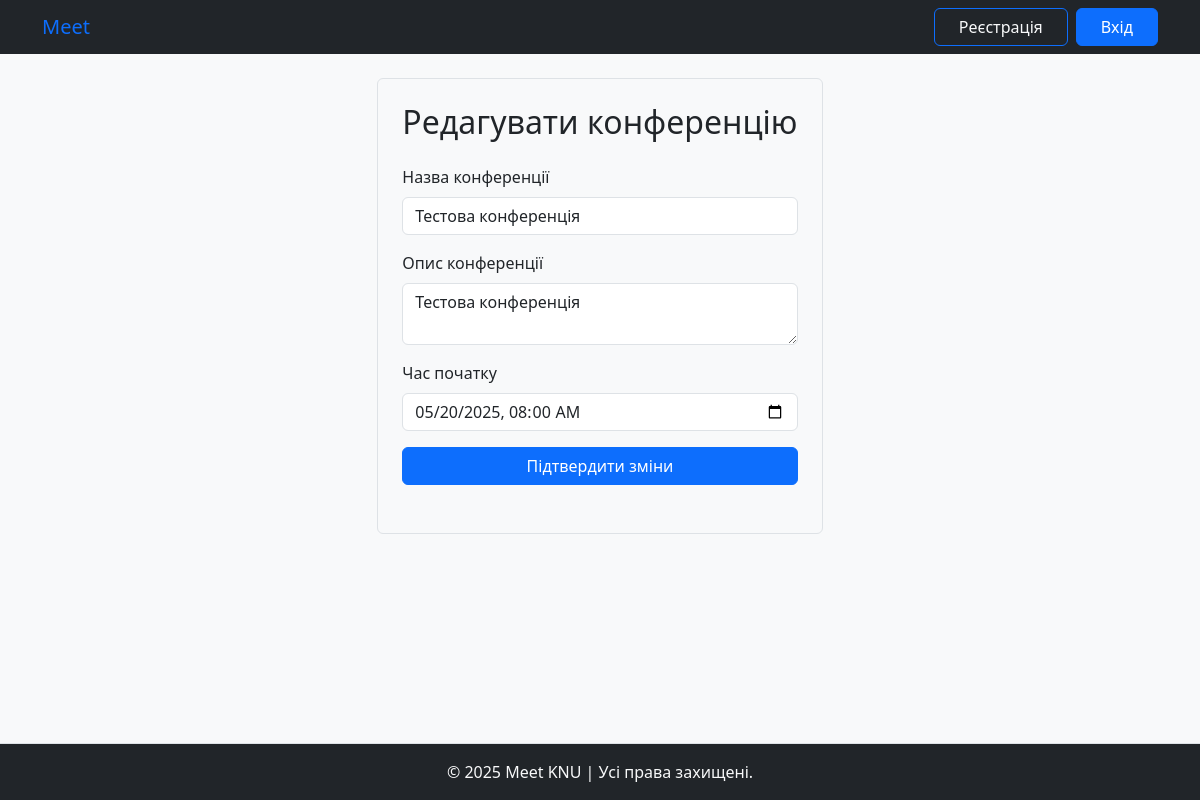
The app's page /conference/edit/f42472a6-6dc6-403a-95f7-03b3152ee3a7/, older data.
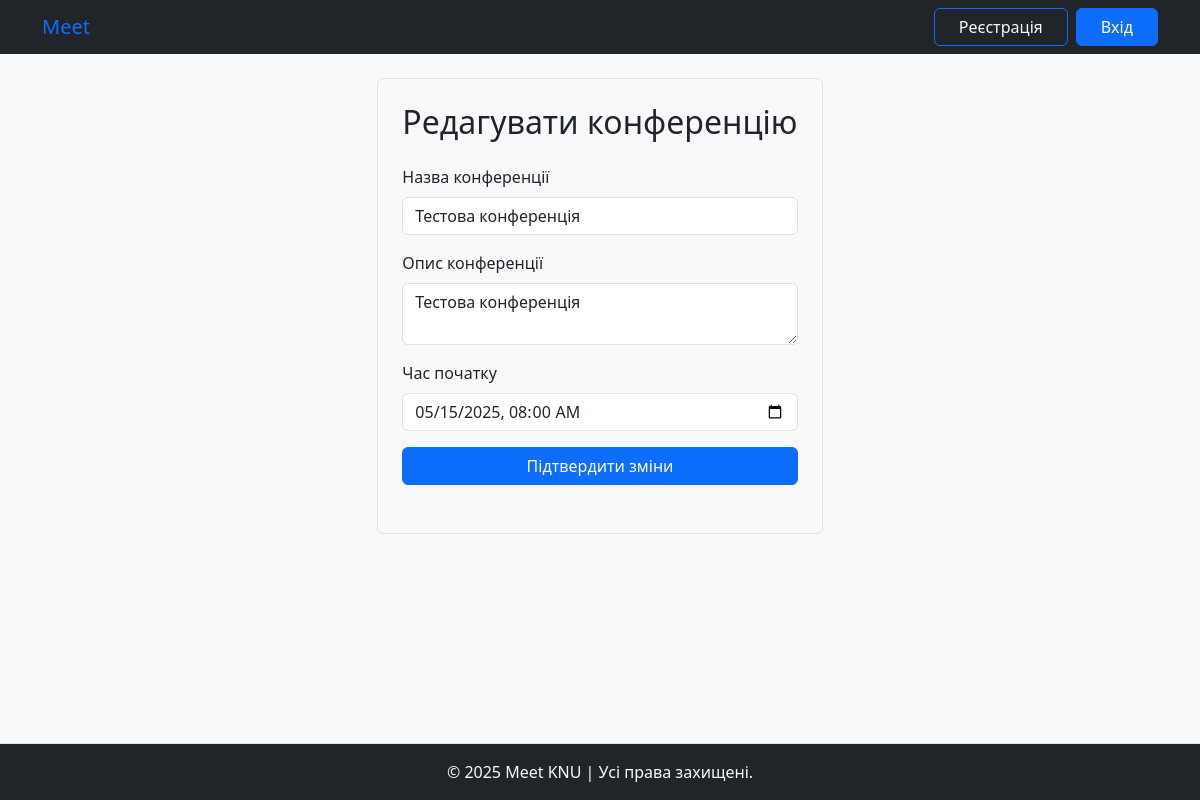
The same page, newer data.
### videochat/models.py (models this page shows, shortened)
class Conference(models.Model):
    title = models.CharField(max_length=200)
    description = models.TextField(blank=True)
    start_time = models.DateTimeField()
    room_name = models.CharField(max_length=100, unique=True)
    created_by = models.ForeignKey(User, on_delete=models.CASCADE)

### videochat/views.py (the view, shortened to what this page needs)
# urls.py: path('edit/<str:room_name>/', edit_conference, name='edit_conference'),
def edit_conference(request, room_name):
    conference = Conference.objects.get(room_name=room_name)
    return render(request, "videochat/edit_conference.html", {"conference": conference})

### templates/videochat/edit_conference.html (shortened to what this page needs)
{% extends 'base.html' %}
{% block content %}
<div class="container d-flex flex-column justify-content-center align-items-center">
    <div class="border p-4 rounded mt-4" style="min-width: 400px; max-width: 600px;">
        <h2 class="text-center mb-4">Редагувати конференцію</h2>
        <form method="post" class="mb-4">
            <div class="mb-3">
                <label for="title" class="form-label">Назва конференції</label>
                <input type="text" class="form-control" id="title" name="title" value="{{ conference.title }}" required>
            </div>
            <div class="mb-3">
                <label for="description" class="form-label">Опис конференції</label>
                <textarea class="form-control" id="description" name="description">{{ conference.description }}</textarea>
            </div>
            <div class="mb-3">
                <label for="start_time" class="form-label">Час початку</label>
                <input type="datetime-local" class="form-control" id="start_time" name="start_time" value="{{ conference.start_time|date:'Y-m-d\\TH:i' }}" required>
            </div>
            <button type="submit" class="btn btn-primary w-100">Підтвердити зміни</button>
        </form>
    </div>
</div>
{% endblock %}

Row changes from the older to the newer data that the page shows:
changed Conference "Тестова конференція": start_time "05/20/2025 08:00" → "05/15/2025 08:00"
